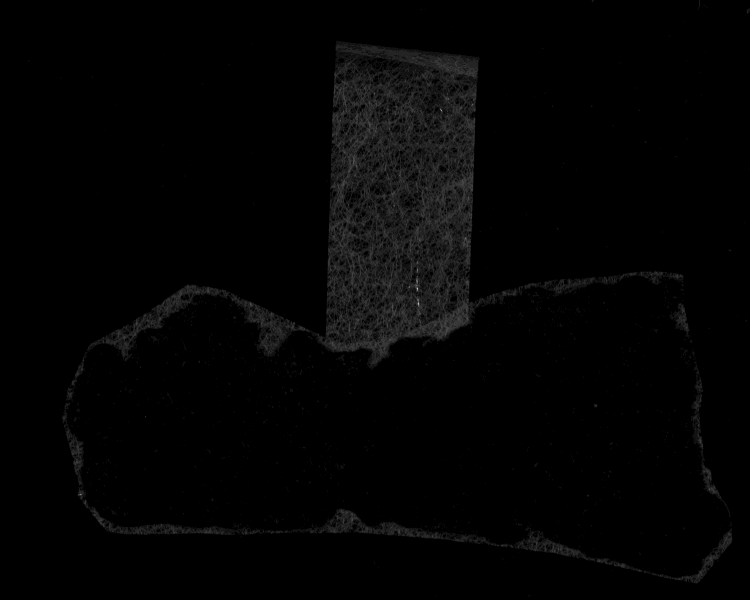
#> input picture qumran_segmentation_dataset/multispectral_images/124_009_001.tif, 1500 x 1200 px, found by its file name (shown at 1/2 size)
$ jupyter execute gamma_corrected_normalization_and_plot_histogram.ipynb
#> lines starting #> are read from the running program, lines starting #| are printed output that depends on the picture
[cell 1]
import cv2
import numpy as np
import matplotlib.pyplot as plt

# Path to the 16-bit grayscale image
first_band_path = "/content/drive/MyDrive/Colab Notebooks/icdar_ijdar_2025/124_009_001.tif"

# Read the image in 16-bit grayscale
first_band_image = cv2.imread(first_band_path, cv2.IMREAD_UNCHANGED)
#> first_band_image is the input picture: shape (1200, 1500) uint16; min 15, max 3765, mean 161.8

# Display the original and gamma-corrected images
plt.imshow(first_band_image, cmap='gray', vmin=0, vmax=65535)
plt.axis('off')  # Turn off axes
plt.show()

[cell 2]
# Calculate the histogram
hist = cv2.calcHist([first_band_image], [0], None, [65536], [0, 65536])

# Plot the histogram
plt.plot(hist)
plt.xlim([0, 65535])  # Adjust the x-axis limit as needed
plt.xlabel('Pixel Value')
plt.ylabel('Frequency')
plt.savefig('raw_first_band_histogram.png', dpi=300, bbox_inches='tight')
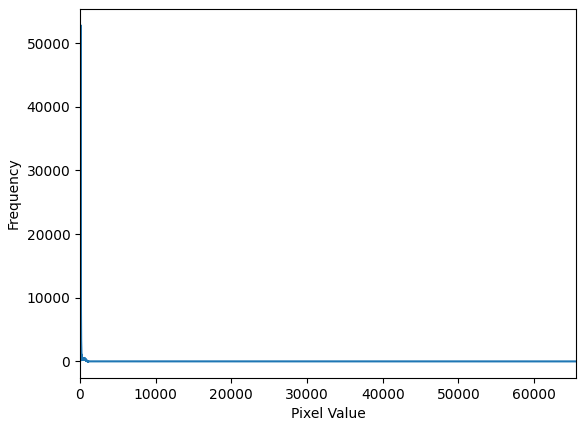
#> figure drawn by matplotlib, 1 panel; curve peaks at x = 96, y = 52766
plt.show()

[cell 3]
# Normalize the image to the range [0, 1] for gamma correction
normalized_first_band_image = first_band_image / 65535.0

# Apply gamma correction (gamma = 2.2 is common, adjust as needed)
gamma = 2.2
gamma_corrected = np.power(normalized_first_band_image, 1.0 / gamma)
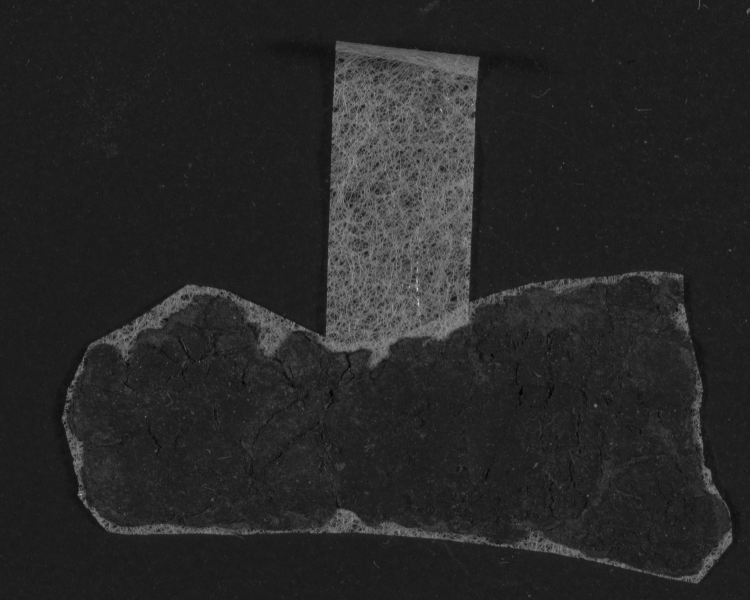
#> gamma_corrected: shape (1200, 1500) float64 (shown at 1/2 size); min 0.0221, max 0.273, mean 0.061; drawn with min black and max white

# Normalize the gamma-corrected image to the range [0, 65535]
gamma_corrected_normalized_first_band = cv2.normalize(gamma_corrected, None, 0, 65535, cv2.NORM_MINMAX)

# Convert back to 16-bit
gamma_corrected_normalized_first_band = np.uint16(gamma_corrected_normalized_first_band)

# Display the original and gamma-corrected images
plt.imshow(gamma_corrected_normalized_first_band, cmap='gray', vmin=0, vmax=65535)
plt.axis('off')  # Turn off axes
plt.show()

[cell 4]
# Calculate the histogram
hist = cv2.calcHist([gamma_corrected_normalized_first_band], [0], None, [65536], [0, 65536])

# Plot the histogram
plt.plot(hist)
plt.xlim([0, 65535])  # Adjust the x-axis limit as needed
plt.xlabel('Pixel Value')
plt.ylabel('Frequency')
plt.savefig('normalized_first_band_histogram.png', dpi=300, bbox_inches='tight')
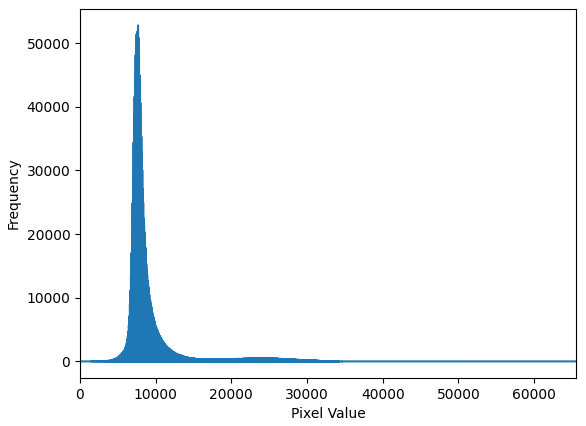
#> figure drawn by matplotlib, 1 panel; curve peaks at x = 7668, y = 52766
plt.show()

[cell 5]
# Path to the 16-bit grayscale image
last_band_path = "/content/drive/MyDrive/Colab Notebooks/icdar_ijdar_2025/124_009_012.tif"

# Read the image in 16-bit grayscale
last_band_image = cv2.imread(last_band_path, cv2.IMREAD_UNCHANGED)
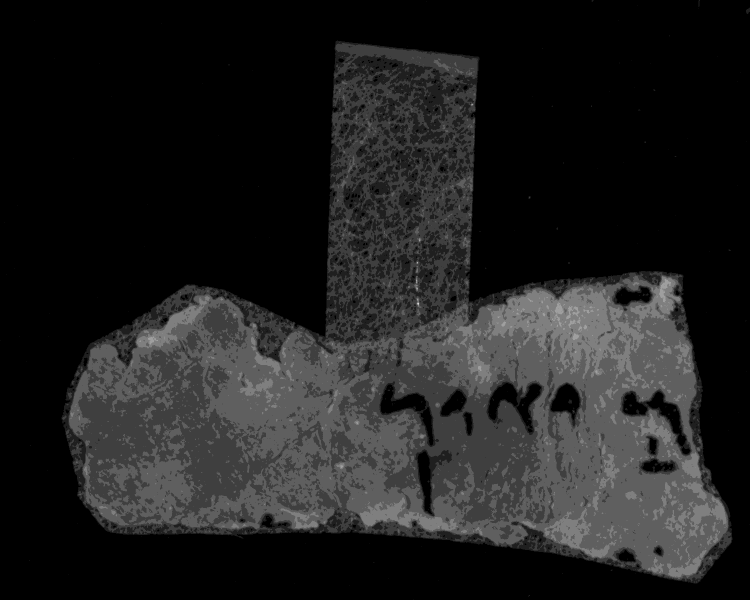
#> input picture qumran_segmentation_dataset/multispectral_images/124_009_012.tif, 1500 x 1200 px, found by its file name (shown at 1/2 size)
#> last_band_image is the input picture: shape (1200, 1500) uint16; min 79, max 2293, mean 376.9

# Display the original and gamma-corrected images
plt.imshow(last_band_image, cmap='gray', vmin=0, vmax=65535)
plt.axis('off')  # Turn off axes
plt.show()

[cell 6]
# Calculate the histogram
hist = cv2.calcHist([last_band_image], [0], None, [65536], [0, 65536])

# Plot the histogram
plt.plot(hist)
plt.xlim([0, 65535])  # Adjust the x-axis limit as needed
plt.xlabel('Pixel Value')
plt.ylabel('Frequency')
plt.savefig('raw_last_band_histogram.png', dpi=300, bbox_inches='tight')
#> figure, not shown here; curve peaks at x = 115, y = 51577
plt.show()

[cell 7]
# Normalize the image to the range [0, 1] for gamma correction
normalized_last_band_image = last_band_image / 65535.0

# Apply gamma correction (gamma = 2.2 is common, adjust as needed)
gamma = 3.0
gamma_corrected = np.power(normalized_last_band_image, 1.0 / gamma)
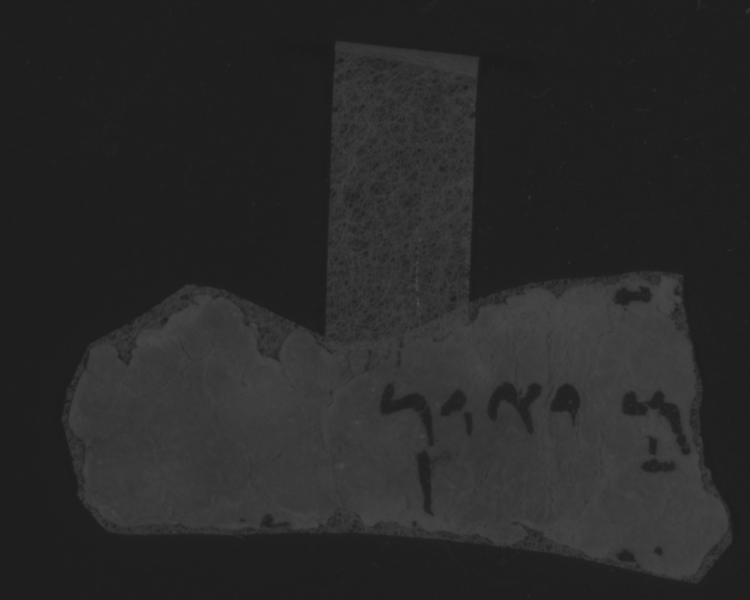
#> gamma_corrected: shape (1200, 1500) float64 (shown at 1/2 size); min 0.106, max 0.327, mean 0.164

# Normalize the gamma-corrected image to the range [0, 65535]
gamma_corrected_normalized_last_band = cv2.normalize(gamma_corrected, None, 0, 65535, cv2.NORM_MINMAX)
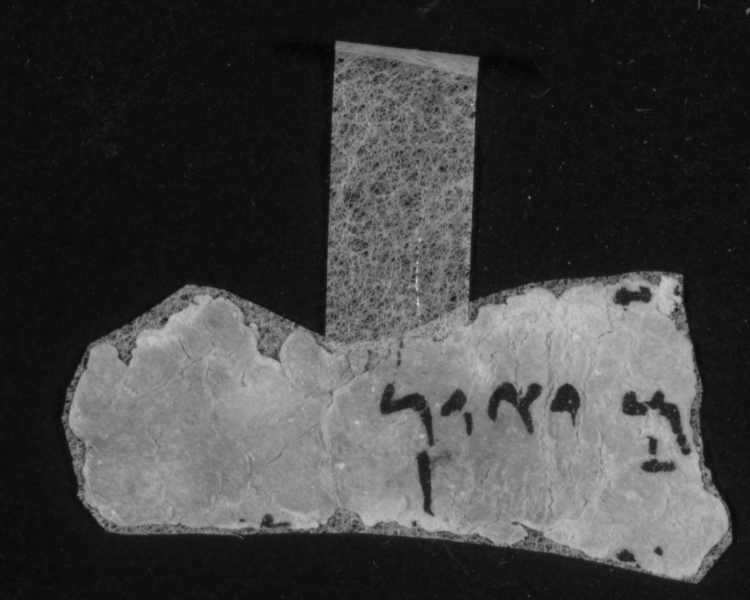
#> gamma_corrected_normalized_last_band: shape (1200, 1500) float64 (shown at 1/2 size); min 2.17e-14, max 65535, mean 16974.2; drawn with min black and max white

# Convert back to 16-bit
gamma_corrected_normalized_last_band = np.uint16(gamma_corrected_normalized_last_band)

# Display the original and gamma-corrected images
plt.imshow(gamma_corrected_normalized_last_band, cmap='gray', vmin=0, vmax=65535)
plt.axis('off')  # Turn off axes
plt.show()

[cell 8]
# Calculate the histogram
hist = cv2.calcHist([gamma_corrected_normalized_last_band], [0], None, [65536], [0, 65536])

# Plot the histogram
plt.plot(hist)
plt.xlim([0, 65535])  # Adjust the x-axis limit as needed
plt.xlabel('Pixel Value')
plt.ylabel('Frequency')
plt.savefig('normalized_last_band_histogram.png', dpi=300, bbox_inches='tight')
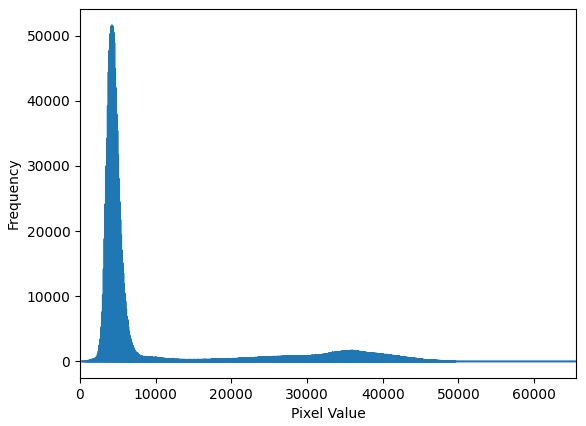
#> figure drawn by matplotlib, 1 panel; curve peaks at x = 4214, y = 51577
plt.show()
